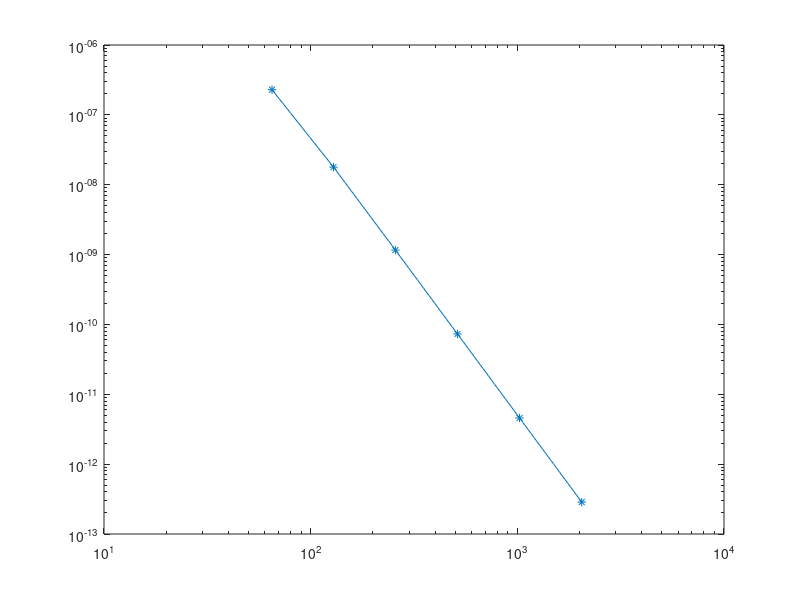

Reproduce this figure in MATLAB.
%% Exercise # 1 -  Numerical methods for ODEs
% Course: Numerical Methods For Differential Equations
% Name: Alexandre da Rocha Rodrigues
% Matricola: 2039952
% November 2021

close all
clear all

%% Question 2
% 4-stage Runge-Kutta method:
% y(n+2) = y(n) + h/3 * (f(n) + 4*f(n+1) + f(n+2));
% y' = -10y^2;

f = @(y) -10*y^2; 

%% Variables
ks = 5:10;
T = 2;
hs = 2.^-ks;
errorf = zeros(length(hs),1);
Nsteps = zeros(length(hs),1);
ie = 1;

%% Main
for h=hs
    ts = 0:h:T;
    
    N = length(ts);
    y = zeros(N,1);
    y(1) = 1;

    y_exact = 1 ./ (10 .* ts + 1);
    
    % RK4 Method
    for i = 2:N
        k1 = f(y(i-1));
        k2 = f(y(i-1)+h/2*k1);
        k3 = f(y(i-1)+h/2*k2);
        k4 = f(y(i-1)+h*k3);
        
        y(i) = y(i-1) + h/6 * (k1 + 2*k2 + 2*k3 + k4);
    end
    
    Nsteps(ie) = N;
    errorf(ie) = abs(y(end)-y_exact(end));
    ie = ie + 1;
   
end
 
%% Plot
loglog(Nsteps,errorf,'-*')
format longEng
tab = [transpose(hs) errorf]
